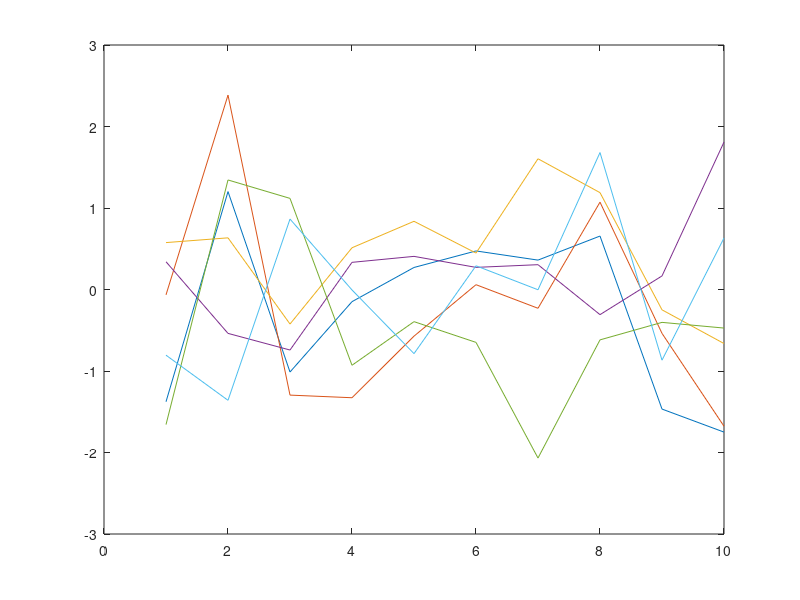

MATLAB code for this plot:
%%
%   COURSE: MATLAB onramp: coding, concepts, confidence, style										
% 
%  SECTION: Data visualizations
%    VIDEO: Exercise: Find and fix the bugs!
% 
%  TEACHER: Mike X Cohen, sincxpress.com
%


%% Set 1

plot(randn(10,3))
xlabel('time')
ylabel('amplitude') % Wrong spelling

%% Set 2

plot( 3 )
set(gca,'xlim',[-1 4]) % Not specified the axis

%% Set 3

data = randn(10,3,2);
plot(data(:,:)) % Since the intention was not clear, all lines were plotted

%% done.
